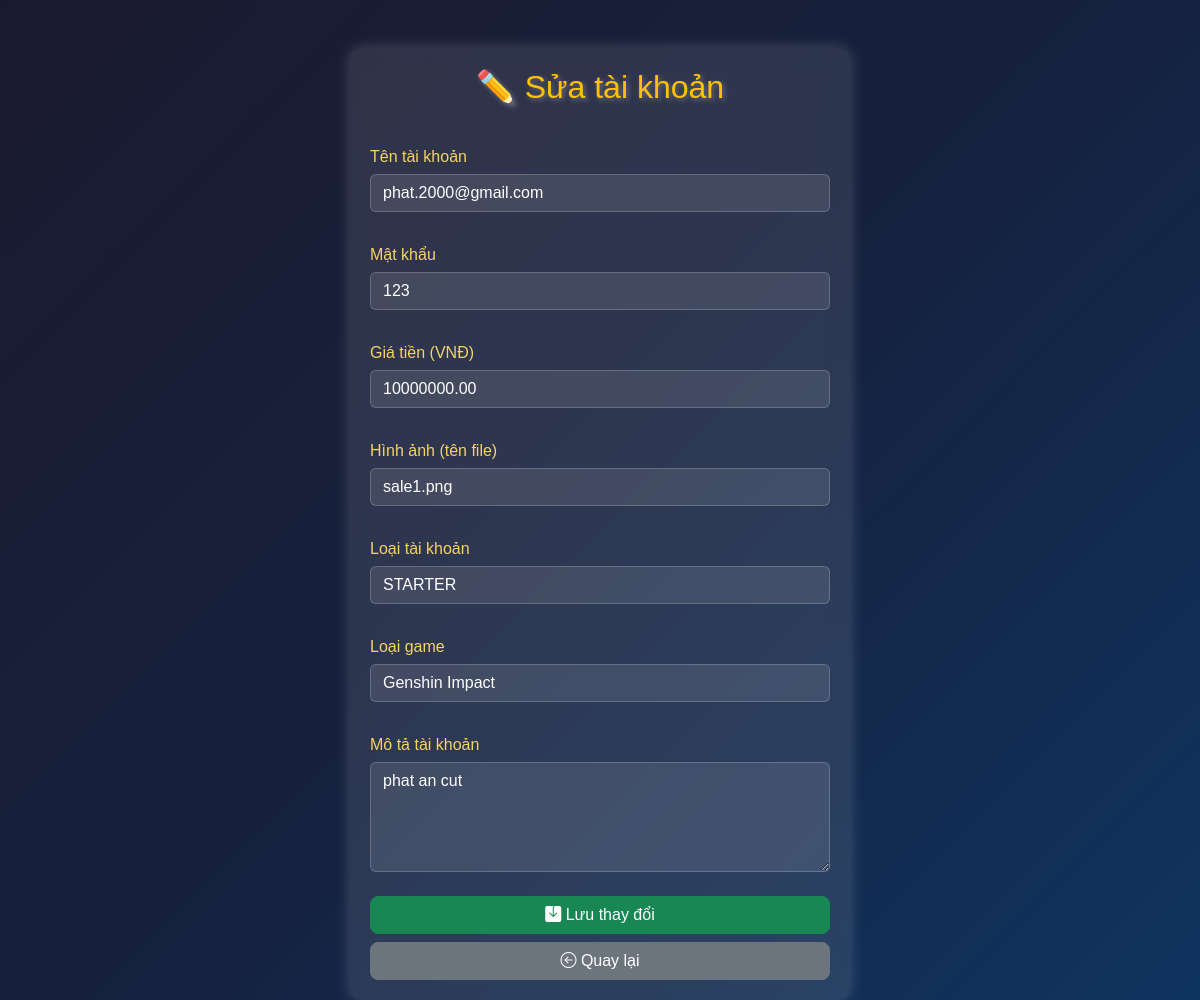
The app's page /admin/edit_account.php?id=13 with its own data.
### tables this page shows
CREATE TABLE `accounts` (
  `id` int(11) NOT NULL,
  `user_id` int(11) DEFAULT NULL,
  `account_name` varchar(255) DEFAULT NULL,
  `type` varchar(50) NOT NULL DEFAULT 'standard',
  `game_type` varchar(50) NOT NULL DEFAULT 'genshin',
  `username` varchar(255) NOT NULL,
  `password` varchar(255) NOT NULL,
  `price` decimal(10,2) NOT NULL DEFAULT 0.00,
  `image` varchar(255) NOT NULL,
  `description` text DEFAULT NULL
);

### admin/edit_account.php (the view, shortened to what this page needs)
<?php
$servername = "localhost";
$username = "root";
$password = "";
$database = "game_shop";
$conn = new mysqli($servername, $username, $password, $database);
if ($_SERVER["REQUEST_METHOD"] == "POST") {
    $id = $_POST['id'];
    $username = $_POST['username'];
    $password = $_POST['password'];
    $price = $_POST['price'];
    $type = $_POST['type'];
    $game_type = $_POST['game_type'];
    $image = $_POST['image'];
    $description = $_POST['description'];
    $sql = "UPDATE accounts SET username=?, password=?, price=?, type=?, game_type=?, image=?, description=? WHERE id=?";
    $stmt = $conn->prepare($sql);
    $stmt->bind_param("ssdssssi", $username, $password, $price, $type, $game_type, $image, $description, $id);
    if ($stmt->execute()) {
        header("Location: manage_accounts.php?game=" . $game_type);
        exit();
    } else {
        echo "Lỗi: " . $stmt->error;
    }
    $stmt->close();
} else if (isset($_GET['id'])) {
    $id = $_GET['id'];
    $sql = "SELECT * FROM accounts WHERE id = ?";
    $stmt = $conn->prepare($sql);
    $stmt->bind_param("i", $id);
    $stmt->execute();
    $result = $stmt->get_result();
    $account = $result->fetch_assoc();
}
?>
<!DOCTYPE html>
<html lang="vi">
<head>
    <link href="https://cdn.jsdelivr.net/npm/bootstrap@5.3.0/dist/css/bootstrap.min.css" rel="stylesheet">
    <link rel="stylesheet" href="https://cdn.jsdelivr.net/npm/bootstrap-icons/font/bootstrap-icons.css">
</head>
<body>
    <div class="container mt-5">
        <h2 class="text-warning text-center mb-4">✏️ Sửa tài khoản</h2>
        <form method="POST">
            <div class="mb-3">
                <label>Tên tài khoản</label>
                <input type="text" name="username" class="form-control" value="<?= htmlspecialchars($account['username']) ?>" required>
            </div>
            <div class="mb-3">
                <label>Mật khẩu</label>
                <input type="text" name="password" class="form-control" value="<?= htmlspecialchars($account['password']) ?>" required>
            </div>
            <div class="mb-3">
                <label>Giá tiền (VNĐ)</label>
                <input type="number" name="price" class="form-control" value="<?= htmlspecialchars($account['price']) ?>" required>
            </div>
            <div class="mb-3">
                <label>Hình ảnh (tên file)</label>
                <input type="text" name="image" class="form-control" value="<?= htmlspecialchars($account['image']) ?>">
            </div>
            <div class="mb-3">
                <label>Loại tài khoản</label>
                <select name="type" class="form-select">
                    <option value="STARTER" <?= $account['type'] == 'STARTER' ? 'selected' : '' ?>>STARTER</option>
                </select>
            </div>
            <div class="mb-3">
                <label>Loại game</label>
                <select name="game_type" class="form-select">
                    <option value="genshin" <?= $account['game_type'] == 'genshin' ? 'selected' : '' ?>>Genshin Impact</option>
                </select>
            </div>
            <div class="mb-3">
                <label>Mô tả tài khoản</label>
                <textarea name="description" class="form-control" rows="4"><?= htmlspecialchars($account['description'] ?? '') ?></textarea>
            </div>
            <div class="mt-4">
                <button type="submit" class="btn btn-success w-100">
                    <i class="bi bi-save-fill"></i> Lưu thay đổi
                </button>
                <a href="manage_accounts.php?game=<?= htmlspecialchars($account['game_type']) ?>" class="btn btn-secondary w-100 mt-2">
                    <i class="bi bi-arrow-left-circle"></i> Quay lại
                </a>
            </div>
        </form>
    </div>
</body>
</html>

### admin/edit_account.php (style rules this page uses)
body { background: linear-gradient(135deg, #1a1a2e, #16213e, #0f3460); color: white; font-family: 'Poppins', sans-serif; }
.container { max-width: 500px; background: rgba(255, 255, 255, 0.1); padding: 20px; border-radius: 12px; box-shadow: 0 0 15px rgba(255, 255, 255, 0.2); backdrop-filter: blur(10px); }
.form-control, .form-select { background: rgba(255, 255, 255, 0.1); color: white; border: 1px solid rgba(255, 255, 255, 0.2); }
.form-select option { background: #1a1a2e; color: white; }
.btn { transition: 0.3s; border-radius: 8px; }
h2 { text-shadow: 2px 2px 5px rgba(255, 255, 255, 0.3); }
label { margin-top: 15px; margin-bottom: 5px; color: #f6d365; }

### records on screen
accounts: username "phat.2000@gmail.com", password "123", price "10000000.00", image "sale1.png", type "STARTER", game_type "Genshin Impact", description "phat an cut"
